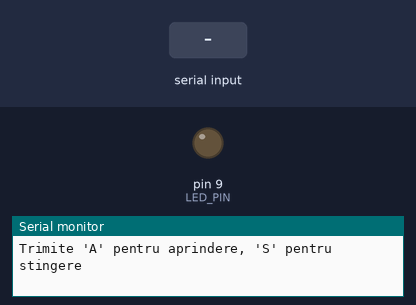
This sketch was run on a simulated Arduino Uno, built with avr-gcc and run on an emulated ATmega328P. On the bench: output pins drawn as LEDs (lit = HIGH), the last lines printed to the serial monitor. The test bench sets the inputs (shaded band).

Above: at 1.2 s.
1.3 s: "A" received over Serial
At 2.4 s:
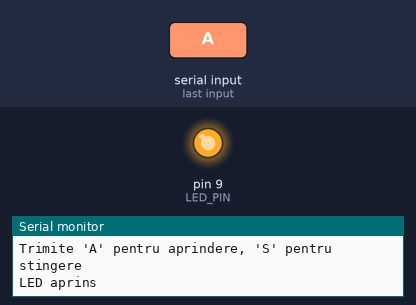
2.8 s: "S" received over Serial
At 3.5 s:
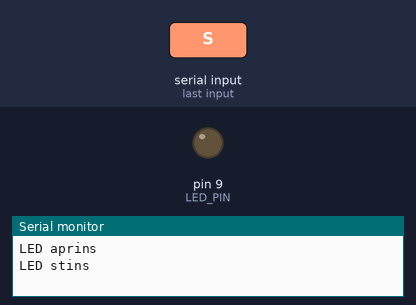
Timing chart, 0 to 5.8 s (numbered marks = the images above; inputs shaded):
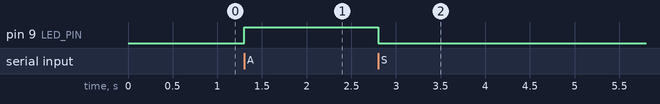

Measured:
- after the input at 1.3 s, pin 9 (LED_PIN): LOW → HIGH at once
- after the input at 2.8 s, pin 9 (LED_PIN): HIGH → LOW at once

The sketch:

sketch_apr9a.ino
```cpp
#define LED_PIN 9  // <-- Aceasta linie este esențială!

void setup() {
  Serial.begin(9600);
  pinMode(LED_PIN, OUTPUT);   // Setăm pinul ca OUTPUT
  Serial.println("Trimite 'A' pentru aprindere, 'S' pentru stingere");
}

void loop() {
  if (Serial.available() > 0) {
    char command = Serial.read();

    if (command == 'A') {
      digitalWrite(LED_PIN, HIGH);
      Serial.println("LED aprins");
    }
    else if (command == 'S') {
      digitalWrite(LED_PIN, LOW);
      Serial.println("LED stins");
    }
    else {
      Serial.println("Comanda necunoscuta");
    }
  }
}
```
